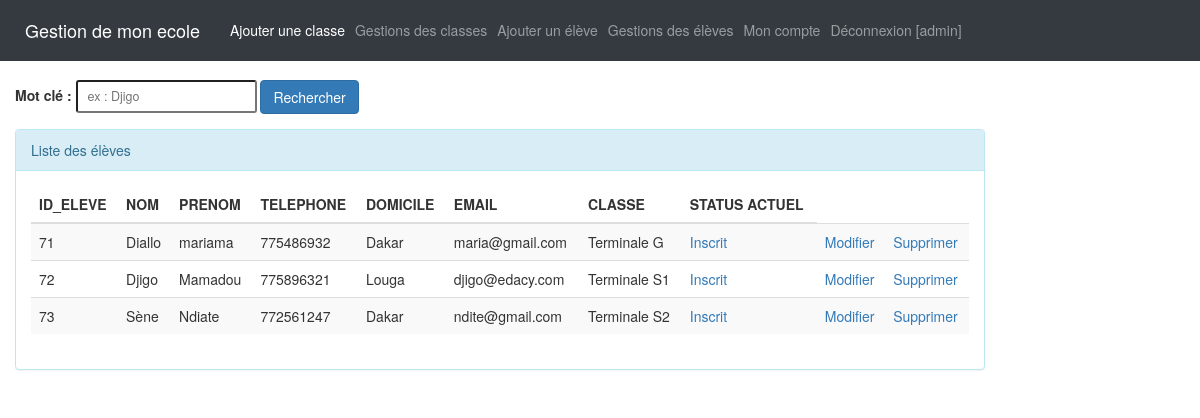
/EspaceMembres/listeUtilisateurs.php (signed in), run on the app's committed database.
### tables this page shows
CREATE TABLE IF NOT EXISTS `client` (
  `id_eleve` int(11) NOT NULL AUTO_INCREMENT,
  `nom` varchar(100) NOT NULL,
  `prenom` varchar(150) NOT NULL,
  `telephone` varchar(50) NOT NULL,
  `adresse` varchar(100) NOT NULL,
  `email` varchar(100) NOT NULL,
  `classe` varchar(100) NOT NULL,
  `status_eleve` varchar(20) NOT NULL,
  PRIMARY KEY (`id_eleve`)
);

### EspaceMembres/listeUtilisateurs.php (the view, shortened to what this page needs)
<?php
require_once 'include/db.php';
$mc ="";
if(isset($_GET['motCle'])){
    $mc = $_GET['motCle'];
    $req = $db->prepare("SELECT * FROM client WHERE nom LIKE '%$mc%' ");
    $req->execute();
}
else {
    $req = $db->prepare("SELECT * FROM client");
    $req->execute();
}
?>
<?php require_once('include/headerAdmin.php'); ?>
<div class="col-xs-12 col-md-10 container"><br>
    <form action="" method="get">
        <div class="form-group">
            <label for="motCle" class="control-label">Mot clé :</label>
            <input type="text" name="motCle" class="form-control-lg" value="<?= $mc; ?>" placeholder="ex : Djigo">
            <button class="btn btn-primary">Rechercher</button>
        </div>
    </form>
    <div class="panel panel-info spacer">
        <div class="panel-heading">Liste des élèves</div>
        <div class="panel-body">
            <table class="table table-striped">
                <thead>
                <tr>
                    <th>ID_ELEVE</th><th>NOM</th> <th>PRENOM</th> <th>TELEPHONE</th> <th>DOMICILE</th>
                    <th>EMAIL</th> <th>CLASSE</th> <th>STATUS ACTUEL</th>
                </tr>
                </thead>
                <?php while ($clients = $req->fetch()){ ?>
                    <tr>
                        <td><?= $clients->id_eleve; ?> </td>
                        <td><?= $clients->nom; ?> </td>
                        <td><?=$clients->prenom; ?> </td>
                        <td><?= $clients->telephone; ?> </td>
                        <td><?= $clients->adresse; ?> </td>
                        <td><?php echo ($clients->email) ?> </td>
                        <td><?php echo ($clients->classe) ?> </td>
                        <td>
                        <a href="eleveInscitNonInscrit.php?id=<?= $clients->id_eleve;?>&status=<?= $clients->status_eleve;?>"><?php echo ($clients->status_eleve) ?></a>
                        </td>
                        <td><a href="#">Modifier</a></td>
                        <td><a onclick="return confirm('Etes vous sure de vouloir supprimer cet élève ?')" href="deleteEleve.php?code=<?= $clients->id_eleve;?>" > Supprimer</a></td>
                    </tr>
                <?php } ?>
            </table>
        </div>
    </div>
</div>

### EspaceMembres/include/headerAdmin.php (shortened to what this page needs)
<!DOCTYPE html>
<html lang="en">
    <head>
        <link href="css/style.css" rel="stylesheet">
        <link href="css/app.css" rel="stylesheet">
        <link href="css/myStyle.css" rel="stylesheet">
    </head>
 <body>
 <nav class="navbar navbar-expand-md navbar-dark bg-dark navbar-fixed-top">
     <a class="navbar-brand" href="#">Gestion de mon ecole</a>
     <div class="collapse navbar-collapse" id="navbarCollapse">
         <ul class="navbar-nav mr-auto">
             <li class="nav-item active">
                 <a class="nav-link" href="addClasse.php">Ajouter une classe <span class="sr-only">(current)</span></a>
             </li>
             <li>
                 <a class="nav-link" href="ListeClasses.php">Gestions des classes</a>
             </li>
             <li>
                 <a class="nav-link" href="register.php">Ajouter un élève</a>
             </li>
             <li>
                 <a class="nav-link" href="listeUtilisateurs.php">Gestions des élèves</a>
             </li>
             <li>
                 <a class="nav-link" href="#">Mon compte</a>
             </li>
             <?php if (isset($_SESSION['auth'])) : ?>
                 <li class="nav-item">
                     <a class="nav-link" href="logout.php">Déconnexion [admin]</a>
                 </li>
             <?php endif; ?>
         </ul>
     </div>
 </nav>
 <br><br><br>

### EspaceMembres/css/myStyle.css (style rules this page uses)
.spacer { margin-top: 10px; }

### data on the page
client: id_eleve "71", nom "Diallo", prenom "mariama", telephone "775486932", adresse "Dakar", email "maria@gmail.com", classe "Terminale G", status_eleve "Inscrit"
client: id_eleve "72", nom "Djigo", prenom "Mamadou", telephone "775896321", adresse "Louga", email "djigo@edacy.com", classe "Terminale S1", status_eleve "Inscrit"
client: id_eleve "73", nom "Sène", prenom "Ndiate", telephone "772561247", adresse "Dakar", email "ndite@gmail.com", classe "Terminale S2", status_eleve "Inscrit"
